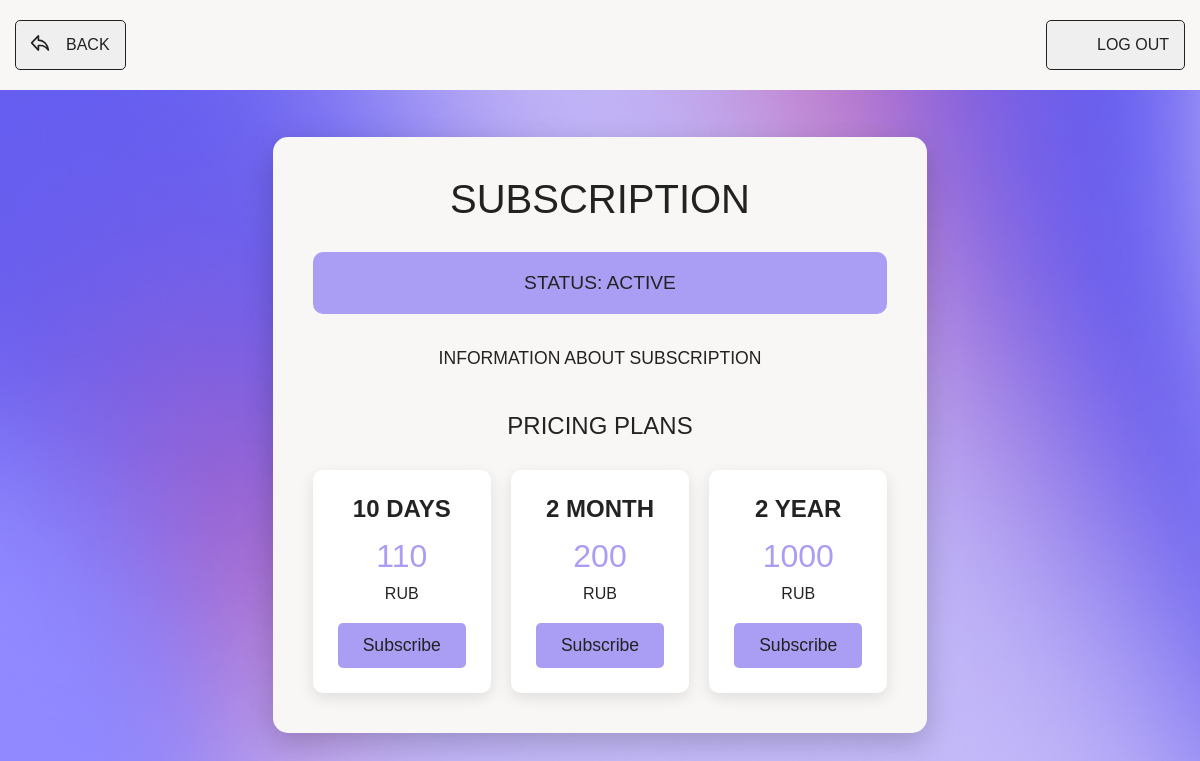
Screenshot of /sub/subs-shop (signed in) with the database file from the repository.
### project1/models.py (models this page shows, shortened)
class Sub(db.Model):
    __tablename__ = 'Sub'
    id = db.Column(db.Integer, primary_key=True)
    title = db.Column(db.String, nullable = False, unique=True)
    duration_days = db.Column(db.Integer, nullable=False)
    duration_months = db.Column(db.Integer, nullable=False)
    duration_years = db.Column(db.Integer, nullable=False)
    cost = db.Column(db.Integer, nullable=False)

### project1/routes/sub.py (the view)
@sub_bp.route('/subs-shop', methods = ["GET", "POST"])
@login_required
def subs_shop():
    sub1, sub2, sub3  = Sub.query.all()
    return render_template("user_subscription.html",
                           title = "Подписка",
                           sub1 = sub1,
                           sub2 = sub2,
                           sub3 = sub3)

### project1/models.py (called while the page is built)
@login_manager.user_loader
def load_user(user_id):
    user_type, _, user_id = user_id.partition(":")
    if user_type == "user":
        return User.query.get(int(user_id))
    elif user_type == "admin":
        return Admin.query.get(int(user_id))
    return None

### project1/templates/user_subscription.html
{% extends "layout.html"%}
{% block styles%}
<link rel="stylesheet" href="{{url_for('static', filename = 'user_subscription.css')}}">
    {% endblock styles%}
        {% block links%}
        <div class="shapka-field">
            <div class="back-logo">
                <img src="{{url_for('static', filename = 'images/back.svg')}}" alt="Back">
            </div>
            <a href = "{{url_for('common.account')}}"><button type="button" class="auth-button">BACK</button></a>
        </div>
        <a href ="{{url_for('common.logout')}}"><button type="button" class="auth-button"> LOG OUT</button></a>
        {% endblock links%}
    {% block content %}
    <div class="subscription-container">
        <div class="subscription-header">SUBSCRIPTION</div>
        <div class="status-section">
            STATUS: {%if current_user.is_active()%} ACTIVE {%else%} INACTIVE {%endif%}
        </div>
        <div class="info-section">
            INFORMATION ABOUT SUBSCRIPTION
        </div>
        <div class="pricing-title">PRICING PLANS</div>
        <div class="pricing-plans">
            <div class="plan">
                <div class="plan-title">{{sub1.duration_days}} DAYS</div>
                <div class="plan-price"> {{sub1.cost}}</div>
                <div class="plan-period">RUB</div>
                <button class="subscribe-button">Subscribe</button>
            </div>
            <div class="plan">
                <div class="plan-title">{{sub2.duration_months}} MONTH</div>
                <div class="plan-price">{{sub2.cost}}</div>
                <div class="plan-period">RUB</div>
                <button class="subscribe-button">Subscribe</button>
            </div>
            <div class="plan">
                <div class="plan-title">{{sub3.duration_years}} YEAR</div>
                <div class="plan-price">{{sub3.cost}}</div>
                <div class="plan-period">RUB</div>
                <button class="subscribe-button">Subscribe</button>
            </div>
        </div>
    </div>
    {% endblock content%}

### project1/static/user.css (style rules this page uses)
:root { --primary-color: #232222; --text-color: #f9f7f5; --border-color: #232222; --button-bg: #f9f7f5; --button-text: #232222; --shapka-bg: #f9f7f5; }
* { box-sizing: border-box; margin: 0; padding: 0; }
body { font-family: 'Montserrat', sans-serif; background-color: var(--primary-color); color: var(--text-color); min-height: 100vh; display: flex; justify-content: center; align-items: center; }
.shapka-field { display: flex; align-items: center; }
.auth-button { padding: 15px 15px 15px 50px; color: var(--button-text); border: 1px solid var(--border-color); border-radius: 5px; font-size: 1rem; font-weight: 500; cursor: pointer; transition: all 0.3s ease; text-align: left; position: relative; }

### project1/static/user_subscription.css (style rules this page uses)
:root { --primary-color: #232222; --text-color: #232323; --border-color: #232222; --button-bg: #f9f7f5; --button-text: #232222; --shapka-bg: #f9f7f5; --account-bg: #f9f7f5; }
* { box-sizing: border-box; margin: 0; padding: 0; }
body { font-family: 'Montserrat', sans-serif; background: url('./../static/images/fon.svg') no-repeat center center fixed; color: var(--text-color); background-size: cover; margin: 0; min-height: 100vh; display: flex; justify-content: center; align-items: center; }
.shapka-field { display: flex; align-items: center; }
.back-logo { position: absolute; left: 30px; top: 50%; margin: auto; transform: translateY(-50%); z-index: 1; }
.back-logo img { width: 20px; height: 20px; }
.auth-button { padding: 15px 15px 15px 50px; color: var(--button-text); border: 1px solid var(--border-color); border-radius: 5px; font-size: 1rem; font-weight: 500; cursor: pointer; transition: all 0.3s ease; text-align: left; position: relative; }
.subscription-container { background-color: #f9f7f5; border-radius: 15px; padding: 40px; max-width: 800px; margin: 120px auto 50px; box-shadow: 0 10px 30px rgba(0, 0, 0, 0.2); }
.subscription-header { font-size: 2.5rem; text-align: center; margin-bottom: 30px; color: #232222; }
.status-section { background-color: rgba(169, 158, 244); padding: 20px; border-radius: 10px; margin-bottom: 30px; text-align: center; font-size: 1.2rem; }
.info-section { margin-bottom: 40px; text-align: center; font-size: 1.1rem; line-height: 1.6; }
.pricing-plans { display: flex; justify-content: space-between; gap: 20px; margin-top: 30px; }
.plan { background-color: white; border-radius: 10px; padding: 25px; flex: 1; text-align: center; box-shadow: 0 5px 15px rgba(0, 0, 0, 0.1); transition: transform 0.3s ease; }
.plan-title { font-size: 1.5rem; margin-bottom: 15px; font-weight: 600; }
.plan-price { font-size: 2rem; font-weight: 500; color: #a99ef4; margin-bottom: 10px; }
.plan-period { font-size: 1rem; color: #232323; }
.subscribe-button { background-color: #a99ef4; color: #232222; border: none; padding: 12px 25px; border-radius: 5px; font-size: 1.1rem; cursor: pointer; margin-top: 20px; transition: background-color 0.3s ease; }
.pricing-title { text-align: center; font-size: 1.5rem; }

### rows the page displays
Sub: duration_days "10", cost "110"
Sub: duration_months "2", cost "200"
Sub: duration_years "2", cost "1000"
